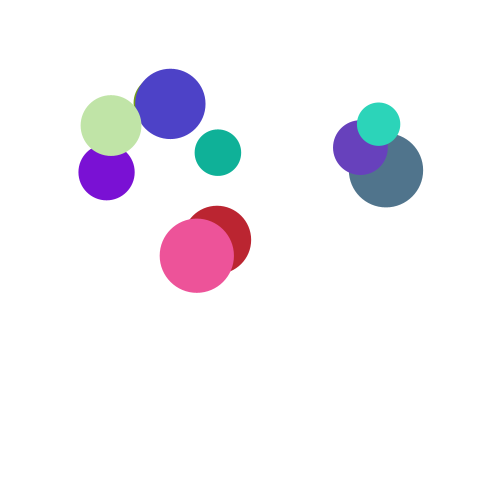
Frame 1 (no input)
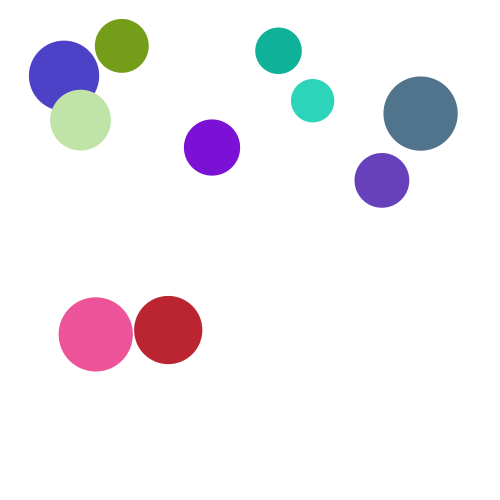
Frame 60 (the mouse pressed at the canvas centre just before this capture)
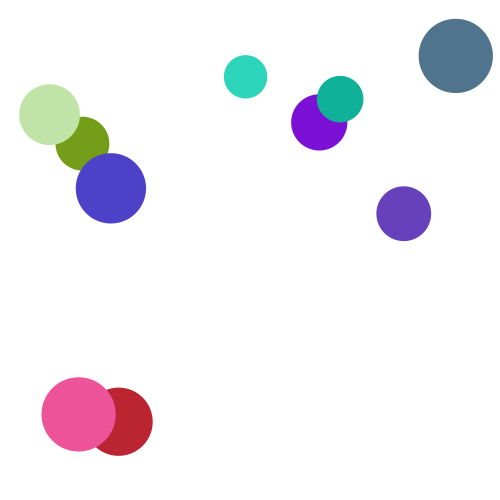
Frame 120 (the mouse held since frame 60 and released just before this capture)

The Processing sketch that drew these frames (run headless with seeded random() and noise(); from frame 60 on, the mouse is pressed at the canvas centre):

// Processing sketch: oop
// ── oop.pde
Ball[] balls;
int number_of_balls = 10;

void setup(){
  size(500,500);
  balls = new Ball[number_of_balls];
  for(int i = 0; i < number_of_balls; i++){
    balls[i] = new Ball(-2,2);
  }
  smooth();
  noStroke();
}

void draw(){
  background(255);
  //fill(255,255,255,10);
  //rect(0,0,width,height);
  for(int i = 0; i < balls.length; i++){
    balls[i].updateBall();
  }
}
// ── Ball.pde
class Ball{
  float velocity_x, velocity_y;
  float x, y;
  float size;
  int offset = 100;
  color ball_color;
  PVector direction;
  
  Ball(float min, float max){
    velocity_x = random(min,max);
    velocity_y = random(min,max);
    x = random(offset,width-offset);
    y = random(offset,height-offset);
    size = random(40,80);
    ball_color = color(int(random(0,255)),int(random(0,255)),int(random(0,255)));
  }
  
  //Ball(float min_x, float max_x, float min_y, float max_y){
  //  velocity_x = random(min_x,max_x);
  //  velocity_y = random(min_y,max_y);
  //  x = random(offset,width-offset);
  //  y = random(offset,height-offset);
  //  size = random(40,80);
  //  ball_color = color(int(random(0,255)),int(random(0,255)),int(random(0,255)));
  //}
  
  void updateBall(){
    x += velocity_x;
    y += velocity_y;
    if(x <= size/2 || x >= width-(size/2)){
      velocity_x *= -1;
    }
    if(y <= size/2 || y >= height - (size/2)){
      velocity_y *= -1;
    }
    noStroke();
    fill(ball_color);
    ellipse(x,y,size,size);
    //drawDirectionLine();
  }
  
  //void drawDirectionLine(){
  // direction = new PVector(velocity_x,velocity_y);
  // direction.mult(20);
  // stroke(80);
  // pushMatrix();
  //   translate(x,y);
  //   rotate(direction.heading());
  //   line(size/2,0,size/2+direction.mag(),0);
  //   line(size/2+direction.mag(),0,size/2+direction.mag()-5,-5);
  //   line(size/2+direction.mag(),0,size/2+direction.mag()-5,+5);
  // popMatrix();
  //}
  
}
